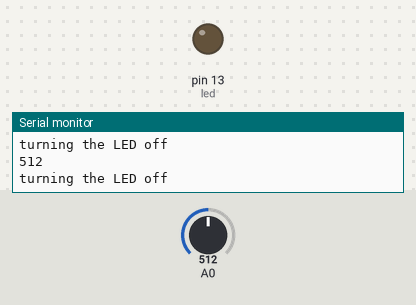
Simulated run of this sketch. Board: Arduino Uno, built with avr-gcc and run on an emulated ATmega328P. On the bench: output pins drawn as LEDs (lit = HIGH), the last lines printed to the serial monitor. The inputs (shaded band) are chosen by the test bench; at power-on: A0 = 512.

Above: at 1.2 s.
1.3 s: A0 set to 55
4.3 s: A0 set to 47
At 5.0 s:
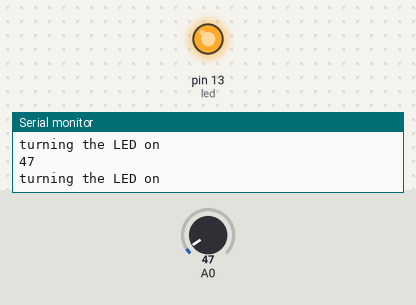
5.8 s: A0 set to 122
At 6.1 s:
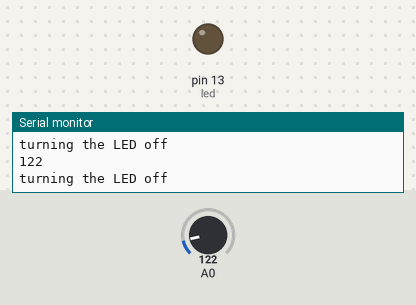
7.3 s: A0 set to 40
At 8.5 s:
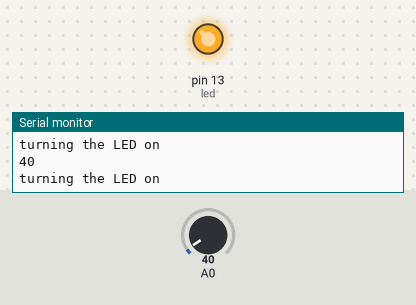
Timing chart, 0 to 9.8 s (numbered marks = the images above; inputs shaded):
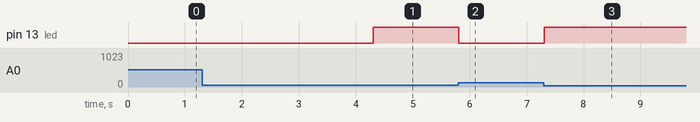

The sketch:

LDR.ino
```cpp
//when the enviroment gets darker, led will turn on
int led = 13;

void setup() {
  pinMode (led, OUTPUT);
  Serial.begin(19200);
  pinMode(A0, INPUT);
  }

void loop() {
  int value;
  value = analogRead(A0);
  Serial.println (value);
  if (value <= 50) {
    digitalWrite(led, HIGH);
    Serial.println("turning the LED on");
  } else {
    digitalWrite(led, LOW);
    Serial.println("turning the LED off");
  }
}
```

Measured:
- the behaviour switches between 51 and 50 on A0 (found by bisection; images 0 and 1)
- after the input at 4.3 s, pin 13 (led): LOW → HIGH at once
- after the input at 5.8 s, pin 13 (led): HIGH → LOW at once
- after the input at 7.3 s, pin 13 (led): LOW → HIGH at once
